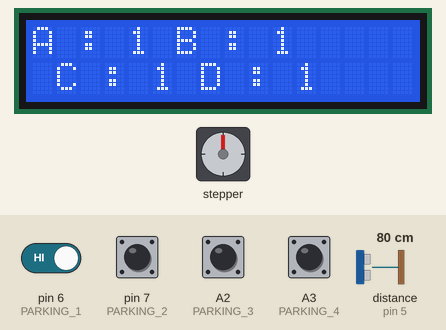
Bench run of a sketch on a simulated Arduino Uno, built with avr-gcc and run on an emulated ATmega328P. Parts: 16×2 character LCD, stepper motor. Wiring (inferred from the names in the program): ultrasonic range finder: trigger pin 4; echo pin 5. The test bench sets the inputs (shaded band); at power-on: A2 (PARKING_3), A3 (PARKING_4), pin 6 (PARKING_1), pin 7 (PARKING_2) HIGH, distance to the obstacle (sensor on pin 5) 80 cm. The echo pulse lasts 58.3 µs per cm; stepper angles assume 2038 steps per turn; what the sketch prints to the serial monitor is not drawn.

Above: at 1.7 s.
1.8 s: pin 6 (PARKING_1) driven LOW
At 6.8 s:
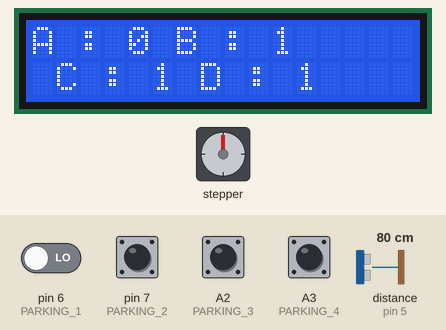
7.8 s: distance to the obstacle (sensor on pin 5) set to 2 cm
At 10.9 s:
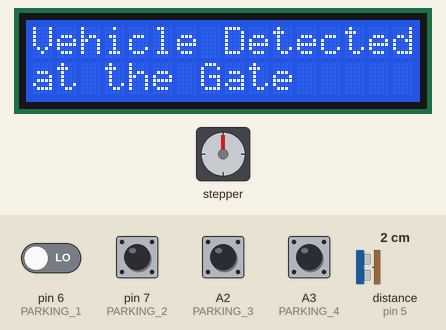
At 16.2 s:
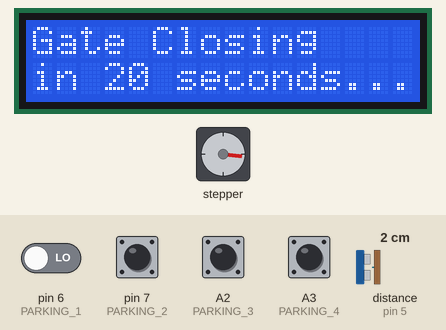
Timing chart, 0 to 71.6 s (numbered marks = the images above; inputs shaded):
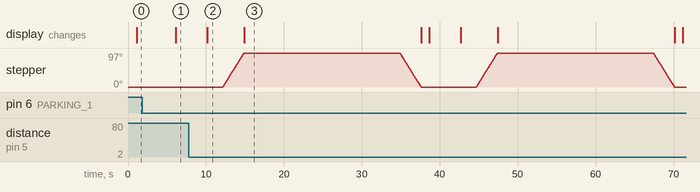

Measured:
- after the input at 1.8 s, the display: changes after 4.3 s (image 1)
- after the input at 7.8 s, stepper: turns 97° clockwise in 2.7 s, then 97° counter-clockwise in 2.7 s, then 97° clockwise in 2.7 s, then 97° counter-clockwise in 2.7 s; the display: changes after 2.4 s (image 2)

The sketch:

I2C.ino
```cpp
#include <Wire.h>
#include <LiquidCrystal_I2C.h>
#include <Stepper.h>
#include <SoftwareSerial.h>

#define STEPS 2038

int PARKING_1 = 6;
int PARKING_2 = 7;
int PARKING_3 = A2;
int PARKING_4 = A3;
int TRIG_PIN = 4; //ultrasonic sensor for car arrival detection
int ECHO_PIN = 5;

int hasObstacle = HIGH;
SoftwareSerial ESPserial(2, 3); // RX | TX
Stepper stepper(STEPS, 8, 10, 9, 11); // stepper motor to control the gate
LiquidCrystal_I2C lcd(0x3F, 16, 2); //lcd display at the gate

void setup() {
  pinMode(PARKING_1, INPUT);
  pinMode(PARKING_2, INPUT);
  pinMode(PARKING_3, INPUT);
  pinMode(PARKING_4, INPUT);
  pinMode(TRIG_PIN, OUTPUT);
  pinMode(ECHO_PIN, INPUT);
  lcd.begin(); //initialize the lcd
  lcd.backlight(); //open the backlight
  lcd.print("HELLO");
  Serial.begin(115200);
  ESPserial.begin(115200);
  // put your setup code here, to run once:
}

void loop() {

  digitalWrite(TRIG_PIN, LOW);
  delayMicroseconds(2);
  digitalWrite(TRIG_PIN, HIGH);
  delayMicroseconds(10);
  digitalWrite(TRIG_PIN, LOW);
  const unsigned long duration = pulseIn(ECHO_PIN, HIGH);
  int distance = duration / 29 / 2;
  int parking_1 = digitalRead(PARKING_1);
  int parking_2 = digitalRead(PARKING_2);
  int parking_3 = digitalRead(PARKING_3);
  int parking_4 = digitalRead(PARKING_4);
  if (duration == 0) {
    Serial.print("Warning: no pulse from sensor");
  }
  Serial.print("TIME :");
  Serial.println(millis());
  Serial.print("Distance : ");
  Serial.println(distance);
  if (distance < 20 and (not(parking_1) or not(parking_2) or not(parking_3) or not(parking_4)) ) {
    lcd.clear();
    lcd.print("Vehicle Detected");
    lcd.setCursor(0,1);
    lcd.print("at the Gate");
    delay(2000);
    openGate();
    lcd.clear();
    lcd.print("Gate Closing");
    lcd.setCursor(0,1);
    lcd.print("in 20 seconds...");
    delay(20000);
    closeGate();
    lcd.clear();
  }

  delay(1000);
  String b="A : ";
  String c=" B : ";
  String d=" C : ";
  String e=" D : ";
  String a=b+parking_1+c+parking_2;
  String f=d+parking_3+e+parking_4;
  Serial.println(a+f);
  lcd.clear();
  lcd.print(a);
  lcd.setCursor(0,1);
  lcd.print(f);
  //if(ESPserial.available()){
     // Serial.println(ESPserial.readString());}
  if(parking_1==LOW){ESPserial.write("A0");}else{ESPserial.write("A1");}
  delay(1000);
  if(parking_2==LOW){ESPserial.write("B0");}else{ESPserial.write("B1");}
  delay(2000);
  if(parking_3==LOW){ESPserial.write("C0");}else{ESPserial.write("C1");}
  delay(1000);
  if(parking_4==LOW){ESPserial.write("D0");}else{ESPserial.write("D1");}
}

void openGate() {
  stepper.setSpeed(6); // 1 rpm
  stepper.step(550); // do 2038 steps -- corresponds to one revolution in one minute
}
void closeGate() {
  stepper.setSpeed(6); // 6 rpm
  stepper.step(-550); // do 2038 steps in the other direction with faster speed -- corresponds to one revolution in 10 seconds
}
```
